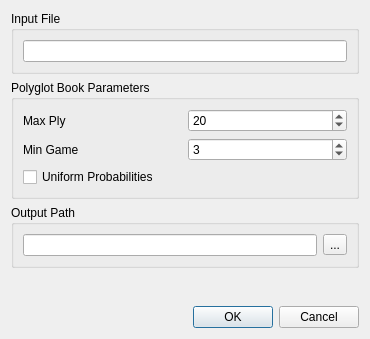
<?xml version="1.0" encoding="UTF-8"?>
<ui version="4.0">
 <class>DlgSaveBook</class>
 <widget class="QDialog" name="DlgSaveBook">
  <property name="geometry">
   <rect>
    <x>0</x>
    <y>0</y>
    <width>370</width>
    <height>339</height>
   </rect>
  </property>
  <property name="windowTitle">
   <string>Build Polyglot Book</string>
  </property>
  <layout class="QVBoxLayout" name="verticalLayout_2">
   <item>
    <widget class="QGroupBox" name="groupInput">
     <property name="title">
      <string>Input File</string>
     </property>
     <layout class="QHBoxLayout" name="horizontalLayout_2">
      <item>
       <widget class="QLineEdit" name="inputFile">
        <property name="readOnly">
         <bool>true</bool>
        </property>
       </widget>
      </item>
     </layout>
    </widget>
   </item>
   <item>
    <widget class="QGroupBox" name="groupParameter">
     <property name="sizePolicy">
      <sizepolicy hsizetype="Preferred" vsizetype="Preferred">
       <horstretch>0</horstretch>
       <verstretch>0</verstretch>
      </sizepolicy>
     </property>
     <property name="title">
      <string>Polyglot Book Parameters</string>
     </property>
     <layout class="QVBoxLayout" name="verticalLayout_8">
      <item>
       <layout class="QGridLayout" name="gridLayout_4" rowstretch="0,0">
        <item row="0" column="0">
         <widget class="QLabel" name="lbMaxPly">
          <property name="text">
           <string>Max Ply</string>
          </property>
          <property name="buddy">
           <cstring>maxPly</cstring>
          </property>
         </widget>
        </item>
        <item row="1" column="1">
         <widget class="QSpinBox" name="minGame">
          <property name="minimum">
           <number>1</number>
          </property>
          <property name="value">
           <number>3</number>
          </property>
         </widget>
        </item>
        <item row="0" column="1">
         <widget class="QSpinBox" name="maxPly">
          <property name="minimum">
           <number>4</number>
          </property>
          <property name="value">
           <number>20</number>
          </property>
         </widget>
        </item>
        <item row="1" column="0">
         <widget class="QLabel" name="lbMinGame">
          <property name="text">
           <string>Min Game</string>
          </property>
          <property name="buddy">
           <cstring>minGame</cstring>
          </property>
         </widget>
        </item>
       </layout>
      </item>
      <item>
       <widget class="QCheckBox" name="cbUniform">
        <property name="text">
         <string>Uniform Probabilities</string>
        </property>
       </widget>
      </item>
     </layout>
    </widget>
   </item>
   <item>
    <widget class="QGroupBox" name="groupOutput">
     <property name="title">
      <string>Output Path</string>
     </property>
     <layout class="QHBoxLayout" name="horizontalLayout">
      <item>
       <widget class="QLineEdit" name="outputPath">
        <property name="enabled">
         <bool>true</bool>
        </property>
        <property name="toolTip">
         <string>Enter the complete target path</string>
        </property>
        <property name="readOnly">
         <bool>false</bool>
        </property>
       </widget>
      </item>
      <item>
       <widget class="QToolButton" name="btBrowseTarget">
        <property name="text">
         <string>...</string>
        </property>
       </widget>
      </item>
     </layout>
    </widget>
   </item>
   <item>
    <spacer name="verticalSpacer">
     <property name="orientation">
      <enum>Qt::Vertical</enum>
     </property>
     <property name="sizeHint" stdset="0">
      <size>
       <width>20</width>
       <height>40</height>
      </size>
     </property>
    </spacer>
   </item>
   <item>
    <widget class="QDialogButtonBox" name="buttonBox">
     <property name="orientation">
      <enum>Qt::Horizontal</enum>
     </property>
     <property name="standardButtons">
      <set>QDialogButtonBox::Cancel|QDialogButtonBox::Ok</set>
     </property>
    </widget>
   </item>
  </layout>
 </widget>
 <resources/>
 <connections>
  <connection>
   <sender>buttonBox</sender>
   <signal>accepted()</signal>
   <receiver>DlgSaveBook</receiver>
   <slot>accept()</slot>
   <hints>
    <hint type="sourcelabel">
     <x>248</x>
     <y>254</y>
    </hint>
    <hint type="destinationlabel">
     <x>157</x>
     <y>274</y>
    </hint>
   </hints>
  </connection>
  <connection>
   <sender>buttonBox</sender>
   <signal>rejected()</signal>
   <receiver>DlgSaveBook</receiver>
   <slot>reject()</slot>
   <hints>
    <hint type="sourcelabel">
     <x>316</x>
     <y>260</y>
    </hint>
    <hint type="destinationlabel">
     <x>286</x>
     <y>274</y>
    </hint>
   </hints>
  </connection>
 </connections>
</ui>
